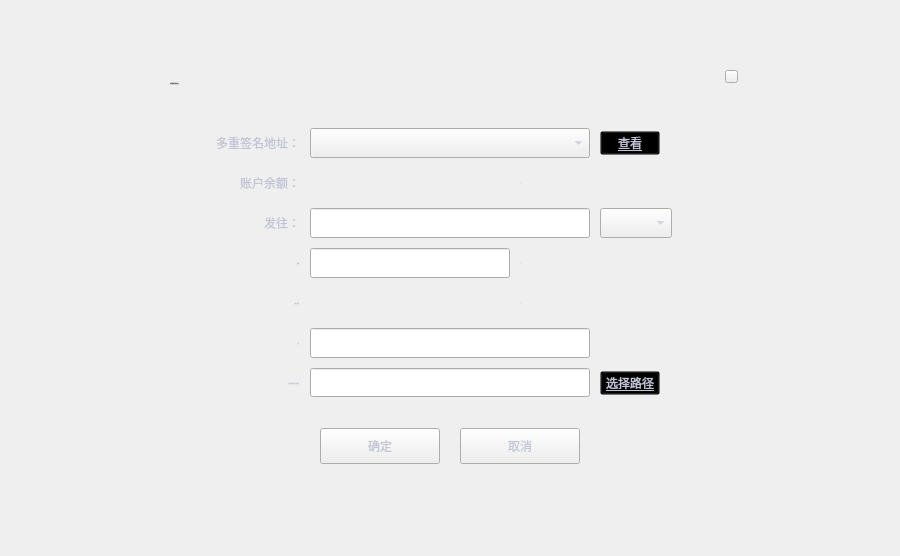
<?xml version="1.0" encoding="UTF-8"?>
<ui version="4.0">
 <class>WithdrawMultiSigDialog</class>
 <widget class="QDialog" name="WithdrawMultiSigDialog">
  <property name="geometry">
   <rect>
    <x>0</x>
    <y>0</y>
    <width>900</width>
    <height>556</height>
   </rect>
  </property>
  <property name="windowTitle">
   <string>Dialog</string>
  </property>
  <widget class="QWidget" name="widget" native="true">
   <property name="geometry">
    <rect>
     <x>0</x>
     <y>0</y>
     <width>900</width>
     <height>556</height>
    </rect>
   </property>
   <property name="font">
    <font>
     <family>微软雅黑</family>
    </font>
   </property>
   <property name="styleSheet">
    <string notr="true">QLabel{font: 12px &quot;微软雅黑&quot;;}
</string>
   </property>
   <widget class="QWidget" name="containerWidget" native="true">
    <property name="geometry">
     <rect>
      <x>150</x>
      <y>58</y>
      <width>600</width>
      <height>440</height>
     </rect>
    </property>
    <property name="font">
     <font>
      <family>微软雅黑</family>
     </font>
    </property>
    <widget class="QLabel" name="label_2">
     <property name="geometry">
      <rect>
       <x>20</x>
       <y>15</y>
       <width>300</width>
       <height>21</height>
      </rect>
     </property>
     <property name="font">
      <font>
       <family>微软雅黑</family>
       <pointsize>-1</pointsize>
       <weight>50</weight>
       <italic>false</italic>
       <bold>false</bold>
      </font>
     </property>
     <property name="styleSheet">
      <string notr="true">font: 16px &quot;微软雅黑&quot;;</string>
     </property>
     <property name="text">
      <string>从多重签名地址转出</string>
     </property>
    </widget>
    <widget class="QStackedWidget" name="stackedWidget">
     <property name="geometry">
      <rect>
       <x>0</x>
       <y>50</y>
       <width>600</width>
       <height>390</height>
      </rect>
     </property>
     <property name="font">
      <font>
       <family>微软雅黑</family>
      </font>
     </property>
     <property name="styleSheet">
      <string notr="true">color: rgb(192, 196, 212);</string>
     </property>
     <property name="currentIndex">
      <number>0</number>
     </property>
     <widget class="QWidget" name="page">
      <widget class="QLabel" name="amountLabel">
       <property name="geometry">
        <rect>
         <x>30</x>
         <y>140</y>
         <width>120</width>
         <height>30</height>
        </rect>
       </property>
       <property name="font">
        <font>
         <family>微软雅黑</family>
         <pointsize>-1</pointsize>
         <weight>50</weight>
         <italic>false</italic>
         <bold>false</bold>
        </font>
       </property>
       <property name="text">
        <string>数量：</string>
       </property>
       <property name="alignment">
        <set>Qt::AlignRight|Qt::AlignTrailing|Qt::AlignVCenter</set>
       </property>
      </widget>
      <widget class="QLabel" name="feeLabel2">
       <property name="geometry">
        <rect>
         <x>30</x>
         <y>180</y>
         <width>120</width>
         <height>30</height>
        </rect>
       </property>
       <property name="font">
        <font>
         <family>微软雅黑</family>
         <pointsize>-1</pointsize>
         <weight>50</weight>
         <italic>false</italic>
         <bold>false</bold>
        </font>
       </property>
       <property name="text">
        <string>交易手续费：</string>
       </property>
       <property name="alignment">
        <set>Qt::AlignRight|Qt::AlignTrailing|Qt::AlignVCenter</set>
       </property>
      </widget>
      <widget class="QLineEdit" name="pathLineEdit">
       <property name="geometry">
        <rect>
         <x>160</x>
         <y>260</y>
         <width>280</width>
         <height>29</height>
        </rect>
       </property>
       <property name="font">
        <font>
         <pointsize>9</pointsize>
        </font>
       </property>
       <property name="readOnly">
        <bool>true</bool>
       </property>
      </widget>
      <widget class="QToolButton" name="selectPathBtn">
       <property name="geometry">
        <rect>
         <x>450</x>
         <y>263</y>
         <width>60</width>
         <height>24</height>
        </rect>
       </property>
       <property name="font">
        <font>
         <family>微软雅黑</family>
         <pointsize>9</pointsize>
         <weight>50</weight>
         <italic>false</italic>
         <bold>false</bold>
         <underline>true</underline>
        </font>
       </property>
       <property name="cursor">
        <cursorShape>PointingHandCursor</cursorShape>
       </property>
       <property name="styleSheet">
        <string notr="true">QToolButton{font: 9pt &quot;微软雅黑&quot;;text-decoration: underline;background:transparent;color: rgb(192, 196, 212);}
QToolButton:hover{color:white;}</string>
       </property>
       <property name="text">
        <string>选择路径</string>
       </property>
      </widget>
      <widget class="QLabel" name="amountAssetLabel">
       <property name="geometry">
        <rect>
         <x>370</x>
         <y>140</y>
         <width>80</width>
         <height>30</height>
        </rect>
       </property>
       <property name="font">
        <font>
         <family>微软雅黑</family>
         <pointsize>-1</pointsize>
         <weight>50</weight>
         <italic>false</italic>
         <bold>false</bold>
        </font>
       </property>
       <property name="styleSheet">
        <string notr="true"/>
       </property>
       <property name="text">
        <string>UB</string>
       </property>
      </widget>
      <widget class="QToolButton" name="cancelBtn">
       <property name="geometry">
        <rect>
         <x>310</x>
         <y>320</y>
         <width>120</width>
         <height>36</height>
        </rect>
       </property>
       <property name="font">
        <font>
         <family>微软雅黑</family>
        </font>
       </property>
       <property name="cursor">
        <cursorShape>PointingHandCursor</cursorShape>
       </property>
       <property name="focusPolicy">
        <enum>Qt::NoFocus</enum>
       </property>
       <property name="styleSheet">
        <string notr="true"/>
       </property>
       <property name="text">
        <string>取消</string>
       </property>
      </widget>
      <widget class="QLabel" name="unitLabel2">
       <property name="geometry">
        <rect>
         <x>370</x>
         <y>180</y>
         <width>80</width>
         <height>30</height>
        </rect>
       </property>
       <property name="font">
        <font>
         <family>微软雅黑</family>
         <pointsize>-1</pointsize>
         <weight>50</weight>
         <italic>false</italic>
         <bold>false</bold>
        </font>
       </property>
       <property name="styleSheet">
        <string notr="true"/>
       </property>
       <property name="text">
        <string>UB</string>
       </property>
      </widget>
      <widget class="QLabel" name="label">
       <property name="geometry">
        <rect>
         <x>30</x>
         <y>20</y>
         <width>120</width>
         <height>30</height>
        </rect>
       </property>
       <property name="text">
        <string>多重签名地址：</string>
       </property>
       <property name="alignment">
        <set>Qt::AlignRight|Qt::AlignTrailing|Qt::AlignVCenter</set>
       </property>
      </widget>
      <widget class="QLabel" name="memoLabel">
       <property name="geometry">
        <rect>
         <x>30</x>
         <y>220</y>
         <width>120</width>
         <height>30</height>
        </rect>
       </property>
       <property name="font">
        <font>
         <family>微软雅黑</family>
         <pointsize>-1</pointsize>
         <weight>50</weight>
         <italic>false</italic>
         <bold>false</bold>
        </font>
       </property>
       <property name="text">
        <string>备注：</string>
       </property>
       <property name="alignment">
        <set>Qt::AlignRight|Qt::AlignTrailing|Qt::AlignVCenter</set>
       </property>
      </widget>
      <widget class="QLabel" name="label_4">
       <property name="geometry">
        <rect>
         <x>30</x>
         <y>100</y>
         <width>120</width>
         <height>30</height>
        </rect>
       </property>
       <property name="text">
        <string>发往：</string>
       </property>
       <property name="alignment">
        <set>Qt::AlignRight|Qt::AlignTrailing|Qt::AlignVCenter</set>
       </property>
      </widget>
      <widget class="QLineEdit" name="sendtoLineEdit">
       <property name="geometry">
        <rect>
         <x>160</x>
         <y>100</y>
         <width>280</width>
         <height>30</height>
        </rect>
       </property>
       <property name="contextMenuPolicy">
        <enum>Qt::DefaultContextMenu</enum>
       </property>
      </widget>
      <widget class="QComboBox" name="multiSigAddressComboBox">
       <property name="geometry">
        <rect>
         <x>160</x>
         <y>20</y>
         <width>280</width>
         <height>30</height>
        </rect>
       </property>
      </widget>
      <widget class="QToolButton" name="okBtn">
       <property name="geometry">
        <rect>
         <x>170</x>
         <y>320</y>
         <width>120</width>
         <height>36</height>
        </rect>
       </property>
       <property name="font">
        <font>
         <family>微软雅黑</family>
        </font>
       </property>
       <property name="cursor">
        <cursorShape>PointingHandCursor</cursorShape>
       </property>
       <property name="focusPolicy">
        <enum>Qt::NoFocus</enum>
       </property>
       <property name="styleSheet">
        <string notr="true"/>
       </property>
       <property name="text">
        <string>确定</string>
       </property>
      </widget>
      <widget class="QLabel" name="label_3">
       <property name="geometry">
        <rect>
         <x>0</x>
         <y>250</y>
         <width>150</width>
         <height>50</height>
        </rect>
       </property>
       <property name="font">
        <font>
         <family>微软雅黑</family>
         <pointsize>-1</pointsize>
         <weight>50</weight>
         <italic>false</italic>
         <bold>false</bold>
        </font>
       </property>
       <property name="text">
        <string>生成的多签交易文件路径：</string>
       </property>
       <property name="alignment">
        <set>Qt::AlignRight|Qt::AlignTrailing|Qt::AlignVCenter</set>
       </property>
       <property name="wordWrap">
        <bool>true</bool>
       </property>
      </widget>
      <widget class="QLabel" name="label_8">
       <property name="geometry">
        <rect>
         <x>30</x>
         <y>60</y>
         <width>120</width>
         <height>30</height>
        </rect>
       </property>
       <property name="text">
        <string>账户余额：</string>
       </property>
       <property name="alignment">
        <set>Qt::AlignRight|Qt::AlignTrailing|Qt::AlignVCenter</set>
       </property>
      </widget>
      <widget class="QLabel" name="feeLabel">
       <property name="geometry">
        <rect>
         <x>160</x>
         <y>180</y>
         <width>200</width>
         <height>30</height>
        </rect>
       </property>
       <property name="text">
        <string/>
       </property>
       <property name="alignment">
        <set>Qt::AlignLeading|Qt::AlignLeft|Qt::AlignVCenter</set>
       </property>
       <property name="textInteractionFlags">
        <set>Qt::LinksAccessibleByMouse|Qt::TextSelectableByMouse</set>
       </property>
      </widget>
      <widget class="QLineEdit" name="amountLineEdit">
       <property name="geometry">
        <rect>
         <x>160</x>
         <y>140</y>
         <width>200</width>
         <height>30</height>
        </rect>
       </property>
       <property name="contextMenuPolicy">
        <enum>Qt::DefaultContextMenu</enum>
       </property>
       <property name="maxLength">
        <number>20</number>
       </property>
      </widget>
      <widget class="QLineEdit" name="memoLineEdit">
       <property name="geometry">
        <rect>
         <x>160</x>
         <y>220</y>
         <width>280</width>
         <height>30</height>
        </rect>
       </property>
       <property name="contextMenuPolicy">
        <enum>Qt::DefaultContextMenu</enum>
       </property>
      </widget>
      <widget class="QLabel" name="balanceLabel">
       <property name="geometry">
        <rect>
         <x>160</x>
         <y>60</y>
         <width>200</width>
         <height>30</height>
        </rect>
       </property>
       <property name="text">
        <string/>
       </property>
       <property name="alignment">
        <set>Qt::AlignLeading|Qt::AlignLeft|Qt::AlignVCenter</set>
       </property>
       <property name="textInteractionFlags">
        <set>Qt::LinksAccessibleByMouse|Qt::TextSelectableByMouse</set>
       </property>
      </widget>
      <widget class="QToolButton" name="detailBtn">
       <property name="geometry">
        <rect>
         <x>450</x>
         <y>23</y>
         <width>60</width>
         <height>24</height>
        </rect>
       </property>
       <property name="font">
        <font>
         <family>微软雅黑</family>
         <weight>50</weight>
         <italic>false</italic>
         <bold>false</bold>
         <underline>true</underline>
        </font>
       </property>
       <property name="cursor">
        <cursorShape>PointingHandCursor</cursorShape>
       </property>
       <property name="styleSheet">
        <string notr="true">QToolButton{font: 9pt &quot;微软雅黑&quot;;text-decoration: underline;background:transparent;color: rgb(192, 196, 212);}
QToolButton:hover{color:white;}</string>
       </property>
       <property name="text">
        <string>查看</string>
       </property>
      </widget>
      <widget class="QLabel" name="amountAssetLabel_2">
       <property name="geometry">
        <rect>
         <x>370</x>
         <y>60</y>
         <width>80</width>
         <height>30</height>
        </rect>
       </property>
       <property name="font">
        <font>
         <family>微软雅黑</family>
         <pointsize>-1</pointsize>
         <weight>50</weight>
         <italic>false</italic>
         <bold>false</bold>
        </font>
       </property>
       <property name="styleSheet">
        <string notr="true"/>
       </property>
       <property name="text">
        <string>UB</string>
       </property>
      </widget>
      <widget class="QComboBox" name="contactComboBox">
       <property name="geometry">
        <rect>
         <x>450</x>
         <y>100</y>
         <width>72</width>
         <height>30</height>
        </rect>
       </property>
       <property name="font">
        <font>
         <family>微软雅黑</family>
         <weight>50</weight>
         <bold>false</bold>
        </font>
       </property>
       <property name="focusPolicy">
        <enum>Qt::NoFocus</enum>
       </property>
       <property name="styleSheet">
        <string notr="true"/>
       </property>
      </widget>
     </widget>
     <widget class="QWidget" name="page_2">
      <widget class="QTextBrowser" name="transactionBrowser">
       <property name="geometry">
        <rect>
         <x>40</x>
         <y>110</y>
         <width>520</width>
         <height>180</height>
        </rect>
       </property>
       <property name="font">
        <font>
         <family>微软雅黑</family>
         <weight>50</weight>
         <italic>false</italic>
         <bold>false</bold>
        </font>
       </property>
       <property name="contextMenuPolicy">
        <enum>Qt::DefaultContextMenu</enum>
       </property>
       <property name="styleSheet">
        <string notr="true">QTextBrowser{background-color: rgb(32,36,54);color: rgb(192, 196, 212);border:1px solid rgb(28, 32, 46);padding: 0px 0px 0px 6px;}
QTextBrowser:focus{border:1px solid rgb(93,107,144);}</string>
       </property>
      </widget>
      <widget class="QToolButton" name="closeBtn2">
       <property name="geometry">
        <rect>
         <x>310</x>
         <y>320</y>
         <width>120</width>
         <height>36</height>
        </rect>
       </property>
       <property name="font">
        <font>
         <family>微软雅黑</family>
        </font>
       </property>
       <property name="cursor">
        <cursorShape>PointingHandCursor</cursorShape>
       </property>
       <property name="focusPolicy">
        <enum>Qt::NoFocus</enum>
       </property>
       <property name="styleSheet">
        <string notr="true"/>
       </property>
       <property name="text">
        <string>关闭</string>
       </property>
      </widget>
      <widget class="QLabel" name="label_5">
       <property name="geometry">
        <rect>
         <x>40</x>
         <y>60</y>
         <width>520</width>
         <height>50</height>
        </rect>
       </property>
       <property name="text">
        <string>以下是交易结构体。将该结构体或生成的交易文件发送给其他多签拥有者进行签名。</string>
       </property>
       <property name="alignment">
        <set>Qt::AlignLeading|Qt::AlignLeft|Qt::AlignVCenter</set>
       </property>
       <property name="wordWrap">
        <bool>true</bool>
       </property>
       <property name="textInteractionFlags">
        <set>Qt::LinksAccessibleByMouse|Qt::TextSelectableByMouse</set>
       </property>
      </widget>
      <widget class="QToolButton" name="copyBtn">
       <property name="geometry">
        <rect>
         <x>170</x>
         <y>320</y>
         <width>120</width>
         <height>36</height>
        </rect>
       </property>
       <property name="font">
        <font>
         <family>微软雅黑</family>
        </font>
       </property>
       <property name="cursor">
        <cursorShape>PointingHandCursor</cursorShape>
       </property>
       <property name="focusPolicy">
        <enum>Qt::NoFocus</enum>
       </property>
       <property name="text">
        <string>复制</string>
       </property>
      </widget>
      <widget class="QLabel" name="warningLabel">
       <property name="geometry">
        <rect>
         <x>140</x>
         <y>20</y>
         <width>20</width>
         <height>20</height>
        </rect>
       </property>
       <property name="styleSheet">
        <string notr="true">background-image: url(:/ui/wallet_ui/success.png);</string>
       </property>
       <property name="text">
        <string/>
       </property>
      </widget>
      <widget class="QLabel" name="label_6">
       <property name="geometry">
        <rect>
         <x>170</x>
         <y>20</y>
         <width>300</width>
         <height>20</height>
        </rect>
       </property>
       <property name="font">
        <font>
         <family>微软雅黑</family>
         <pointsize>-1</pointsize>
         <weight>50</weight>
         <italic>false</italic>
         <bold>false</bold>
        </font>
       </property>
       <property name="styleSheet">
        <string notr="true">color: rgb(255, 255, 255);</string>
       </property>
       <property name="text">
        <string>生成交易成功</string>
       </property>
       <property name="alignment">
        <set>Qt::AlignLeading|Qt::AlignLeft|Qt::AlignVCenter</set>
       </property>
       <property name="wordWrap">
        <bool>true</bool>
       </property>
       <property name="textInteractionFlags">
        <set>Qt::LinksAccessibleByMouse|Qt::TextSelectableByMouse</set>
       </property>
      </widget>
     </widget>
    </widget>
    <widget class="QToolButton" name="closeBtn">
     <property name="geometry">
      <rect>
       <x>575</x>
       <y>12</y>
       <width>13</width>
       <height>13</height>
      </rect>
     </property>
     <property name="cursor">
      <cursorShape>PointingHandCursor</cursorShape>
     </property>
     <property name="focusPolicy">
      <enum>Qt::NoFocus</enum>
     </property>
     <property name="text">
      <string/>
     </property>
    </widget>
   </widget>
  </widget>
 </widget>
 <resources/>
 <connections/>
</ui>
